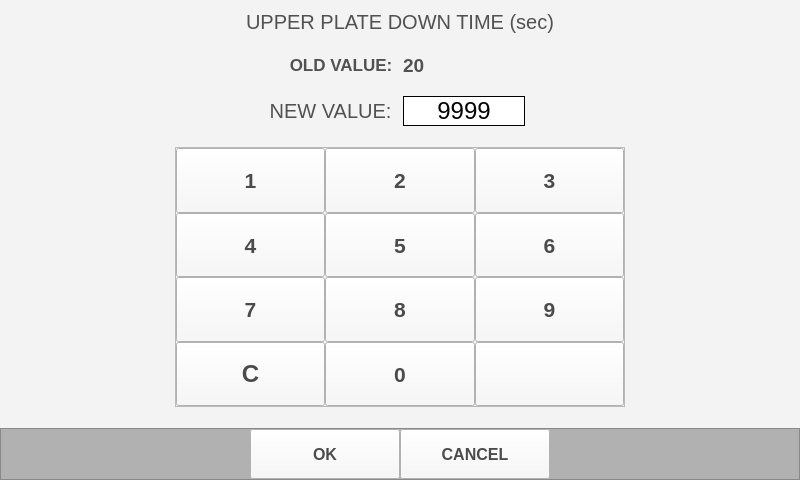
<?xml version="1.0" encoding="UTF-8"?>
<ui version="4.0">
 <class>MainWindow</class>
 <widget class="QMainWindow" name="MainWindow">
  <property name="geometry">
   <rect>
    <x>0</x>
    <y>0</y>
    <width>800</width>
    <height>480</height>
   </rect>
  </property>
  <property name="minimumSize">
   <size>
    <width>800</width>
    <height>480</height>
   </size>
  </property>
  <property name="maximumSize">
   <size>
    <width>800</width>
    <height>480</height>
   </size>
  </property>
  <property name="windowTitle">
   <string>MainWindow</string>
  </property>
  <widget class="QWidget" name="centralwidget">
   <layout class="QVBoxLayout" name="verticalLayout_2">
    <property name="spacing">
     <number>0</number>
    </property>
    <property name="leftMargin">
     <number>0</number>
    </property>
    <property name="topMargin">
     <number>0</number>
    </property>
    <property name="rightMargin">
     <number>0</number>
    </property>
    <property name="bottomMargin">
     <number>0</number>
    </property>
    <item>
     <widget class="QFrame" name="frame_2">
      <property name="styleSheet">
       <string notr="true">background-color: rgb(243, 243, 243);</string>
      </property>
      <property name="frameShape">
       <enum>QFrame::NoFrame</enum>
      </property>
      <property name="frameShadow">
       <enum>QFrame::Raised</enum>
      </property>
      <layout class="QVBoxLayout" name="verticalLayout_3">
       <property name="leftMargin">
        <number>0</number>
       </property>
       <property name="topMargin">
        <number>0</number>
       </property>
       <property name="rightMargin">
        <number>0</number>
       </property>
       <property name="bottomMargin">
        <number>0</number>
       </property>
       <item>
        <layout class="QVBoxLayout" name="verticalLayout">
         <property name="topMargin">
          <number>10</number>
         </property>
         <property name="bottomMargin">
          <number>10</number>
         </property>
         <item>
          <widget class="QLabel" name="label">
           <property name="font">
            <font>
             <pointsize>15</pointsize>
            </font>
           </property>
           <property name="styleSheet">
            <string notr="true">color: rgb(81, 81, 81);</string>
           </property>
           <property name="text">
            <string>UPPER PLATE DOWN TIME (sec)</string>
           </property>
           <property name="alignment">
            <set>Qt::AlignCenter</set>
           </property>
          </widget>
         </item>
        </layout>
       </item>
       <item>
        <layout class="QHBoxLayout" name="horizontalLayout">
         <item>
          <widget class="QLabel" name="label_2">
           <property name="minimumSize">
            <size>
             <width>0</width>
             <height>30</height>
            </size>
           </property>
           <property name="font">
            <font>
             <pointsize>13</pointsize>
             <weight>75</weight>
             <bold>true</bold>
            </font>
           </property>
           <property name="styleSheet">
            <string notr="true">color: rgb(81, 81, 81);</string>
           </property>
           <property name="text">
            <string>OLD VALUE: </string>
           </property>
           <property name="alignment">
            <set>Qt::AlignRight|Qt::AlignTrailing|Qt::AlignVCenter</set>
           </property>
          </widget>
         </item>
         <item>
          <widget class="QLabel" name="label_3">
           <property name="font">
            <font>
             <pointsize>14</pointsize>
             <weight>75</weight>
             <bold>true</bold>
            </font>
           </property>
           <property name="styleSheet">
            <string notr="true">color: rgb(81, 81, 81);</string>
           </property>
           <property name="text">
            <string>20</string>
           </property>
          </widget>
         </item>
        </layout>
       </item>
       <item>
        <layout class="QHBoxLayout" name="horizontalLayout_2">
         <property name="topMargin">
          <number>10</number>
         </property>
         <property name="bottomMargin">
          <number>15</number>
         </property>
         <item>
          <widget class="QLabel" name="label_4">
           <property name="font">
            <font>
             <pointsize>15</pointsize>
            </font>
           </property>
           <property name="styleSheet">
            <string notr="true">color: rgb(81, 81, 81);</string>
           </property>
           <property name="text">
            <string>NEW VALUE: </string>
           </property>
           <property name="alignment">
            <set>Qt::AlignRight|Qt::AlignTrailing|Qt::AlignVCenter</set>
           </property>
          </widget>
         </item>
         <item>
          <layout class="QHBoxLayout" name="horizontalLayout_3">
           <item>
            <widget class="QLabel" name="label_paramVal">
             <property name="maximumSize">
              <size>
               <width>122</width>
               <height>40</height>
              </size>
             </property>
             <property name="font">
              <font>
               <pointsize>18</pointsize>
              </font>
             </property>
             <property name="styleSheet">
              <string notr="true">background-color: rgb(255, 255, 255);</string>
             </property>
             <property name="frameShape">
              <enum>QFrame::Box</enum>
             </property>
             <property name="text">
              <string>9999</string>
             </property>
             <property name="alignment">
              <set>Qt::AlignCenter</set>
             </property>
            </widget>
           </item>
           <item>
            <widget class="QLabel" name="label_6">
             <property name="text">
              <string/>
             </property>
            </widget>
           </item>
          </layout>
         </item>
        </layout>
       </item>
       <item>
        <layout class="QGridLayout" name="gridLayout">
         <property name="bottomMargin">
          <number>30</number>
         </property>
         <item row="0" column="0">
          <widget class="QFrame" name="frame">
           <property name="minimumSize">
            <size>
             <width>0</width>
             <height>260</height>
            </size>
           </property>
           <property name="maximumSize">
            <size>
             <width>450</width>
             <height>16777215</height>
            </size>
           </property>
           <property name="font">
            <font>
             <pointsize>16</pointsize>
             <weight>75</weight>
             <bold>true</bold>
            </font>
           </property>
           <property name="frameShape">
            <enum>QFrame::StyledPanel</enum>
           </property>
           <property name="frameShadow">
            <enum>QFrame::Plain</enum>
           </property>
           <layout class="QGridLayout" name="gridLayout_2">
            <property name="leftMargin">
             <number>0</number>
            </property>
            <property name="topMargin">
             <number>0</number>
            </property>
            <property name="rightMargin">
             <number>0</number>
            </property>
            <property name="bottomMargin">
             <number>0</number>
            </property>
            <property name="spacing">
             <number>0</number>
            </property>
            <item row="0" column="0">
             <widget class="QPushButton" name="btn_num_1">
              <property name="sizePolicy">
               <sizepolicy hsizetype="Preferred" vsizetype="Preferred">
                <horstretch>0</horstretch>
                <verstretch>0</verstretch>
               </sizepolicy>
              </property>
              <property name="font">
               <font>
                <pointsize>16</pointsize>
                <weight>75</weight>
                <bold>true</bold>
               </font>
              </property>
              <property name="styleSheet">
               <string notr="true">QPushButton{
	color: rgb(75, 75, 75);
	background-color: rgb(248, 248, 248);
}

QPushButton:pressed{
	background-color : blue;
}</string>
              </property>
              <property name="text">
               <string>1</string>
              </property>
             </widget>
            </item>
            <item row="0" column="1">
             <widget class="QPushButton" name="btn_num_2">
              <property name="sizePolicy">
               <sizepolicy hsizetype="Preferred" vsizetype="Preferred">
                <horstretch>0</horstretch>
                <verstretch>0</verstretch>
               </sizepolicy>
              </property>
              <property name="font">
               <font>
                <pointsize>16</pointsize>
                <weight>75</weight>
                <bold>true</bold>
               </font>
              </property>
              <property name="styleSheet">
               <string notr="true">QPushButton{
	color: rgb(75, 75, 75);
	background-color: rgb(248, 248, 248);
}

QPushButton:pressed{
	background-color : blue;
}</string>
              </property>
              <property name="text">
               <string>2</string>
              </property>
             </widget>
            </item>
            <item row="0" column="2">
             <widget class="QPushButton" name="btn_num_3">
              <property name="sizePolicy">
               <sizepolicy hsizetype="Preferred" vsizetype="Preferred">
                <horstretch>0</horstretch>
                <verstretch>0</verstretch>
               </sizepolicy>
              </property>
              <property name="font">
               <font>
                <pointsize>16</pointsize>
                <weight>75</weight>
                <bold>true</bold>
               </font>
              </property>
              <property name="styleSheet">
               <string notr="true">QPushButton{
	color: rgb(75, 75, 75);
	background-color: rgb(248, 248, 248);
}

QPushButton:pressed{
	background-color : blue;
}</string>
              </property>
              <property name="text">
               <string>3</string>
              </property>
             </widget>
            </item>
            <item row="1" column="0">
             <widget class="QPushButton" name="btn_num_4">
              <property name="sizePolicy">
               <sizepolicy hsizetype="Preferred" vsizetype="Preferred">
                <horstretch>0</horstretch>
                <verstretch>0</verstretch>
               </sizepolicy>
              </property>
              <property name="font">
               <font>
                <pointsize>16</pointsize>
                <weight>75</weight>
                <bold>true</bold>
               </font>
              </property>
              <property name="styleSheet">
               <string notr="true">QPushButton{
	color: rgb(75, 75, 75);
	background-color: rgb(248, 248, 248);
}

QPushButton:pressed{
	background-color : blue;
}</string>
              </property>
              <property name="text">
               <string>4</string>
              </property>
             </widget>
            </item>
            <item row="1" column="1">
             <widget class="QPushButton" name="btn_num_5">
              <property name="sizePolicy">
               <sizepolicy hsizetype="Preferred" vsizetype="Preferred">
                <horstretch>0</horstretch>
                <verstretch>0</verstretch>
               </sizepolicy>
              </property>
              <property name="font">
               <font>
                <pointsize>16</pointsize>
                <weight>75</weight>
                <bold>true</bold>
               </font>
              </property>
              <property name="styleSheet">
               <string notr="true">QPushButton{
	color: rgb(75, 75, 75);
	background-color: rgb(248, 248, 248);
}

QPushButton:pressed{
	background-color : blue;
}</string>
              </property>
              <property name="text">
               <string>5</string>
              </property>
             </widget>
            </item>
            <item row="1" column="2">
             <widget class="QPushButton" name="btn_num_6">
              <property name="sizePolicy">
               <sizepolicy hsizetype="Preferred" vsizetype="Preferred">
                <horstretch>0</horstretch>
                <verstretch>0</verstretch>
               </sizepolicy>
              </property>
              <property name="font">
               <font>
                <pointsize>16</pointsize>
                <weight>75</weight>
                <bold>true</bold>
               </font>
              </property>
              <property name="styleSheet">
               <string notr="true">QPushButton{
	color: rgb(75, 75, 75);
	background-color: rgb(248, 248, 248);
}

QPushButton:pressed{
	background-color : blue;
}</string>
              </property>
              <property name="text">
               <string>6</string>
              </property>
             </widget>
            </item>
            <item row="2" column="0">
             <widget class="QPushButton" name="btn_num_7">
              <property name="sizePolicy">
               <sizepolicy hsizetype="Preferred" vsizetype="Preferred">
                <horstretch>0</horstretch>
                <verstretch>0</verstretch>
               </sizepolicy>
              </property>
              <property name="font">
               <font>
                <pointsize>16</pointsize>
                <weight>75</weight>
                <bold>true</bold>
               </font>
              </property>
              <property name="styleSheet">
               <string notr="true">QPushButton{
	color: rgb(75, 75, 75);
	background-color: rgb(248, 248, 248);
}

QPushButton:pressed{
	background-color : blue;
}</string>
              </property>
              <property name="text">
               <string>7</string>
              </property>
             </widget>
            </item>
            <item row="2" column="1">
             <widget class="QPushButton" name="btn_num_8">
              <property name="sizePolicy">
               <sizepolicy hsizetype="Preferred" vsizetype="Preferred">
                <horstretch>0</horstretch>
                <verstretch>0</verstretch>
               </sizepolicy>
              </property>
              <property name="font">
               <font>
                <pointsize>16</pointsize>
                <weight>75</weight>
                <bold>true</bold>
               </font>
              </property>
              <property name="styleSheet">
               <string notr="true">QPushButton{
	color: rgb(75, 75, 75);
	background-color: rgb(248, 248, 248);
}

QPushButton:pressed{
	background-color : blue;
}</string>
              </property>
              <property name="text">
               <string>8</string>
              </property>
             </widget>
            </item>
            <item row="2" column="2">
             <widget class="QPushButton" name="btn_num_9">
              <property name="sizePolicy">
               <sizepolicy hsizetype="Preferred" vsizetype="Preferred">
                <horstretch>0</horstretch>
                <verstretch>0</verstretch>
               </sizepolicy>
              </property>
              <property name="font">
               <font>
                <pointsize>16</pointsize>
                <weight>75</weight>
                <bold>true</bold>
               </font>
              </property>
              <property name="styleSheet">
               <string notr="true">QPushButton{
	color: rgb(75, 75, 75);
	background-color: rgb(248, 248, 248);
}

QPushButton:pressed{
	background-color : blue;
}</string>
              </property>
              <property name="text">
               <string>9</string>
              </property>
             </widget>
            </item>
            <item row="3" column="0">
             <widget class="QPushButton" name="btn_clr">
              <property name="sizePolicy">
               <sizepolicy hsizetype="Preferred" vsizetype="Preferred">
                <horstretch>0</horstretch>
                <verstretch>0</verstretch>
               </sizepolicy>
              </property>
              <property name="font">
               <font>
                <pointsize>18</pointsize>
                <weight>75</weight>
                <bold>true</bold>
               </font>
              </property>
              <property name="styleSheet">
               <string notr="true">QPushButton{
	color: rgb(75, 75, 75);
	background-color: rgb(248, 248, 248);
}

QPushButton:pressed{
	background-color : blue;
}</string>
              </property>
              <property name="text">
               <string>C</string>
              </property>
             </widget>
            </item>
            <item row="3" column="1">
             <widget class="QPushButton" name="btn_num_0">
              <property name="sizePolicy">
               <sizepolicy hsizetype="Preferred" vsizetype="Preferred">
                <horstretch>0</horstretch>
                <verstretch>0</verstretch>
               </sizepolicy>
              </property>
              <property name="font">
               <font>
                <pointsize>16</pointsize>
                <weight>75</weight>
                <bold>true</bold>
               </font>
              </property>
              <property name="styleSheet">
               <string notr="true">QPushButton{
	color: rgb(75, 75, 75);
	background-color: rgb(248, 248, 248);
}

QPushButton:pressed{
	background-color : blue;
}</string>
              </property>
              <property name="text">
               <string>0</string>
              </property>
             </widget>
            </item>
            <item row="3" column="2">
             <widget class="QPushButton" name="btn_backspace">
              <property name="sizePolicy">
               <sizepolicy hsizetype="Preferred" vsizetype="Preferred">
                <horstretch>0</horstretch>
                <verstretch>0</verstretch>
               </sizepolicy>
              </property>
              <property name="font">
               <font>
                <pointsize>16</pointsize>
                <weight>75</weight>
                <bold>true</bold>
               </font>
              </property>
              <property name="styleSheet">
               <string notr="true">QPushButton{
	color: rgb(75, 75, 75);
	background-color: rgb(248, 248, 248);
}

QPushButton:pressed{
	background-color : blue;
}</string>
              </property>
              <property name="text">
               <string/>
              </property>
              <property name="icon">
               <iconset>
                <normaloff>../Assets/Icons/backspace.png</normaloff>../Assets/Icons/backspace.png</iconset>
              </property>
              <property name="iconSize">
               <size>
                <width>30</width>
                <height>30</height>
               </size>
              </property>
             </widget>
            </item>
           </layout>
          </widget>
         </item>
        </layout>
       </item>
      </layout>
     </widget>
    </item>
    <item>
     <widget class="QFrame" name="frame_3">
      <property name="styleSheet">
       <string notr="true">background-color: rgb(177, 177, 177);</string>
      </property>
      <property name="frameShape">
       <enum>QFrame::StyledPanel</enum>
      </property>
      <property name="frameShadow">
       <enum>QFrame::Raised</enum>
      </property>
      <layout class="QHBoxLayout" name="horizontalLayout_5">
       <property name="spacing">
        <number>0</number>
       </property>
       <property name="leftMargin">
        <number>0</number>
       </property>
       <property name="topMargin">
        <number>0</number>
       </property>
       <property name="rightMargin">
        <number>0</number>
       </property>
       <property name="bottomMargin">
        <number>0</number>
       </property>
       <item>
        <layout class="QHBoxLayout" name="horizontalLayout_4">
         <item>
          <widget class="QLabel" name="label_7">
           <property name="text">
            <string/>
           </property>
          </widget>
         </item>
         <item>
          <widget class="QPushButton" name="btn_ok">
           <property name="sizePolicy">
            <sizepolicy hsizetype="Minimum" vsizetype="Preferred">
             <horstretch>0</horstretch>
             <verstretch>0</verstretch>
            </sizepolicy>
           </property>
           <property name="minimumSize">
            <size>
             <width>0</width>
             <height>50</height>
            </size>
           </property>
           <property name="maximumSize">
            <size>
             <width>150</width>
             <height>16777215</height>
            </size>
           </property>
           <property name="font">
            <font>
             <pointsize>12</pointsize>
             <weight>75</weight>
             <bold>true</bold>
            </font>
           </property>
           <property name="styleSheet">
            <string notr="true">QPushButton{
	color: rgb(75, 75, 75);
	background-color: rgb(248, 248, 248);
}

QPushButton:pressed{
	background-color : blue;
}</string>
           </property>
           <property name="text">
            <string>OK</string>
           </property>
          </widget>
         </item>
        </layout>
       </item>
       <item>
        <layout class="QHBoxLayout" name="horizontalLayout_6">
         <item>
          <widget class="QPushButton" name="btn_cancel">
           <property name="sizePolicy">
            <sizepolicy hsizetype="Minimum" vsizetype="Preferred">
             <horstretch>0</horstretch>
             <verstretch>0</verstretch>
            </sizepolicy>
           </property>
           <property name="maximumSize">
            <size>
             <width>150</width>
             <height>16777215</height>
            </size>
           </property>
           <property name="font">
            <font>
             <pointsize>12</pointsize>
             <weight>75</weight>
             <bold>true</bold>
            </font>
           </property>
           <property name="styleSheet">
            <string notr="true">QPushButton{
	color: rgb(75, 75, 75);
	background-color: rgb(248, 248, 248);
}

QPushButton:pressed{
	background-color : blue;
}</string>
           </property>
           <property name="text">
            <string>CANCEL</string>
           </property>
          </widget>
         </item>
         <item>
          <widget class="QLabel" name="label_8">
           <property name="text">
            <string/>
           </property>
          </widget>
         </item>
        </layout>
       </item>
      </layout>
     </widget>
    </item>
   </layout>
  </widget>
 </widget>
 <resources/>
 <connections/>
</ui>
